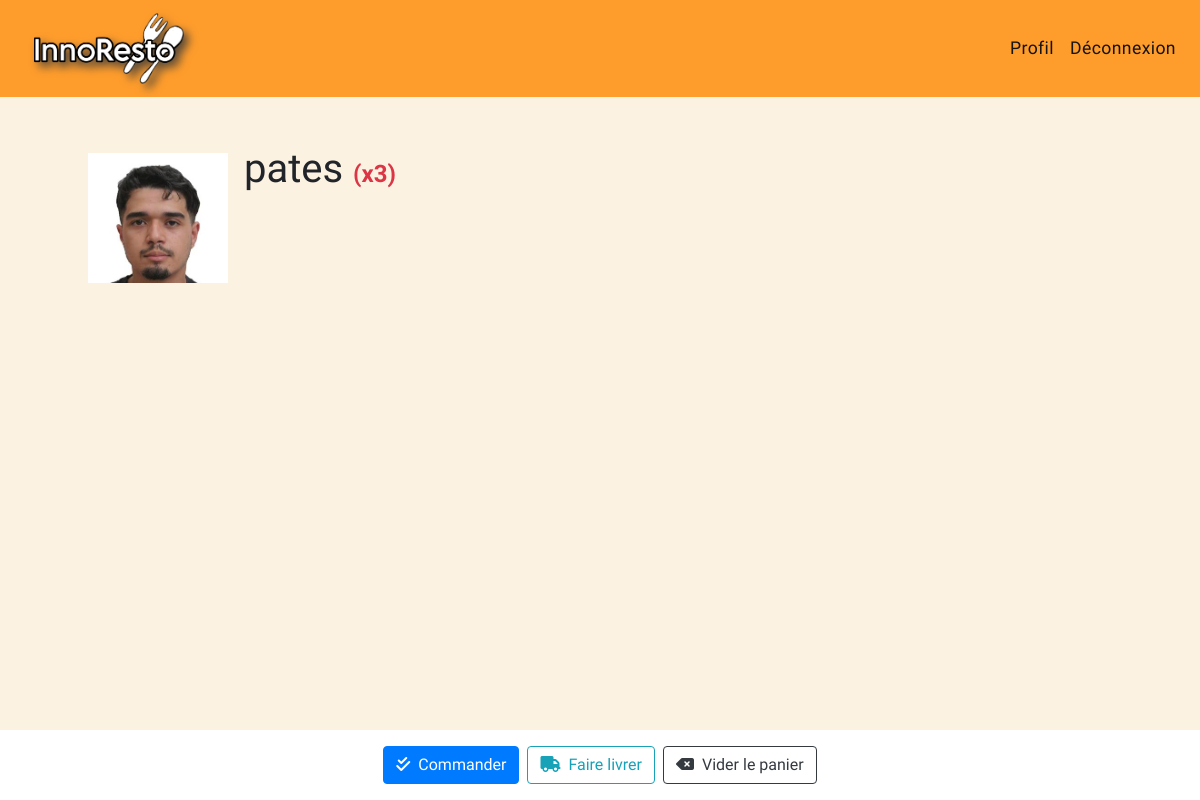
/cart/ (signed in), run on an earlier commit of the app's database.
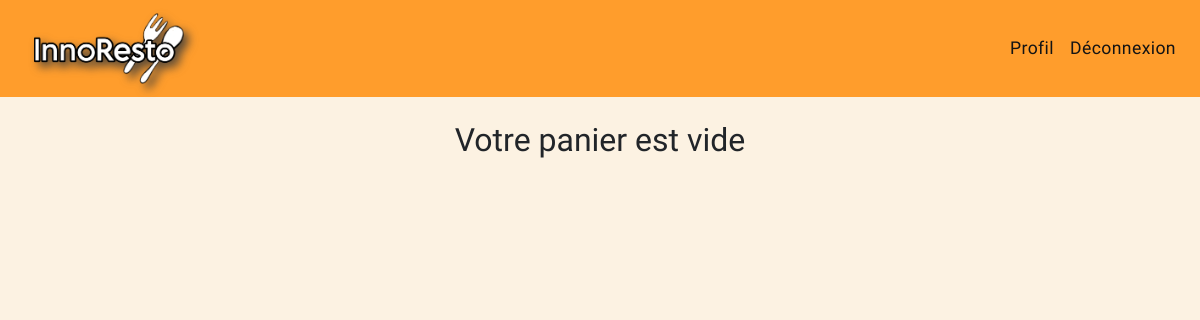
And on a later commit of the database.
### app1/models.py (models this page shows, shortened)
class Order(models.Model):
    user = models.ForeignKey(settings.AUTH_USER_MODEL, on_delete=models.CASCADE, null=True, blank=True)
    product = models.ForeignKey('Product', on_delete=models.CASCADE)
    quantity = models.IntegerField(default=1)
    ordered = models.BooleanField(default=False)
    ordered_date = models.DateTimeField(auto_now_add=True, null=True)
    processed = models.BooleanField(default=False)
    delivery = models.BooleanField(default=False)

class Product(models.Model):
    name = models.CharField(max_length=128)
    slug = models.SlugField(unique=True, max_length=255, blank=True, null=True, editable=False)
    price = models.FloatField(default=0.0)
    description = models.TextField(blank=True)
    thumbnail = models.ImageField(upload_to="products", blank=True, null=True)
    restaurant = models.ForeignKey(Restaurant, on_delete=models.CASCADE, related_name='products')    # menu = models.ForeignKey(Menu, on_delete=models.CASCADE, related_name='products')

### app1/views.py (the view)
# urls.py: path('cart/', views.cart, name="cart"),
def cart(request):
    user = request.user
    try:
        cart = Cart.objects.get(user__id=user.id)
        orders = cart.orders.all()
        return render(request, 'app1/cart.html', {'orders': orders,'cart':cart})
    except Cart.DoesNotExist:
        orders = []
        return render(request, 'app1/cart.html', {'orders': orders})

### templates/app1/cart.html (shortened to what this page needs)
{% extends 'base.html' %}
{% block content %}
{% if orders %}
<ul class="m-5">
    {% for order in orders %}
    <li style="display:block;clear:both;">
        {% if order.product.thumbnail%}
                <div class="float-left mr-3 mt-2" style="width:140px; height:130px; overflow: hidden;">
                  <img src="{{ order.product.thumbnail.url }}" alt="" height="" style="width:100%;object-fit: cover;">
                </div>
        {%endif%}
        <h1 class="mt-4">{{ order.product.name }} <span class="text-danger" style="font-size: 60%; font-weight:bold;">(x{{ order.quantity }})</span> </h1>
    </li>
    {% endfor %}
</ul>
<div class="fixed-bottom bg-white p-3 d-flex justify-content-center">
  <a href="{% url 'valider' %}" class="btn btn-primary d-inline-block mr-2"><i class="fa-solid fa-check-double mr-2"></i>Commander</a>
  <button type="button" onclick="openModal('{% url 'livraison' %}')" class="btn btn-outline-info" ><i class="fa-solid fa-truck mr-2"></i>Faire livrer</button>
  <a href="{% url 'delete_cart' cart.id%}" class="btn btn-outline-dark  d-inline-block  ml-2"><i class="fa-solid fa-delete-left mr-2"></i>Vider le panier</a>
</div>
<br><br><br>
{% else %}
<center>
<h2 class="m-4">Votre panier est vide</h2>
</center>
{% endif %}
{% endblock %}

What changed in the data, as far as the page shows it:
removed Order: product.thumbnail (picture), product.name "pates", quantity "3"
Also different on the page:
text no longer shown: "Commander Faire livrer Vider le panier"
text now shown: "Votre panier est vide"
